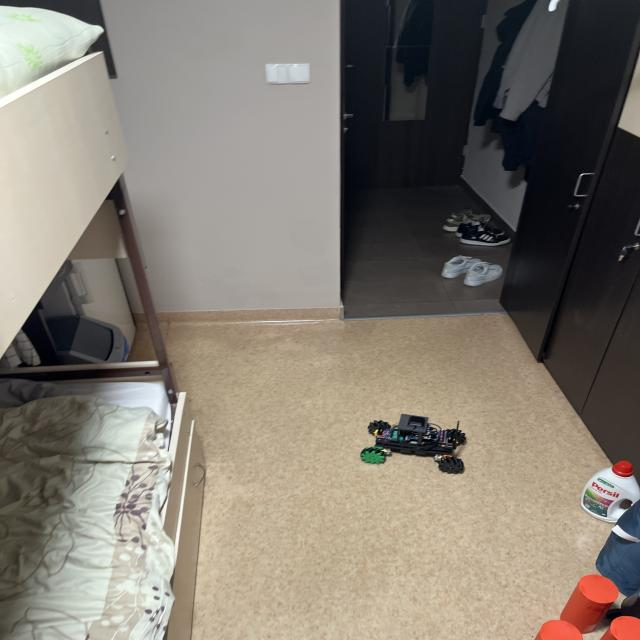
#> input picture dataset/valid/images/IMG_1254_JPG.rf.3e5d069b50a45684bfe88db34b2c5173.jpg, 640 x 640 px
$ python -i camera_to_bird_viev.py   (imports and definitions only)
#> lines starting #> are read from the running program, lines starting #| are printed output that depends on the picture; after the words box and inside, x2 and y2 are one past the last pixel; in counts of white or black regions, pixels touching at a corner belong together
#> further down, picture is the input picture: shape (640, 640, 3); mean B, G, R 113.4, 123.3, 130.2
import cv2
import numpy as np

def order_points(pts):
    pts = np.array(pts, dtype="float32")
    rect = np.zeros((4, 2), dtype="float32")

    s = pts.sum(axis=1)
    diff = np.diff(pts, axis=1)

    rect[0] = pts[np.argmin(s)]      # top-left
    rect[1] = pts[np.argmin(diff)]   # top-right
    rect[2] = pts[np.argmax(diff)]   # bottom-left
    rect[3] = pts[np.argmax(s)]      # bottom-right

    return rect

# [40 lines left out: function select_points, not called in this run]

def detect_floor_auto(image):
    gray = cv2.cvtColor(image, cv2.COLOR_BGR2GRAY)
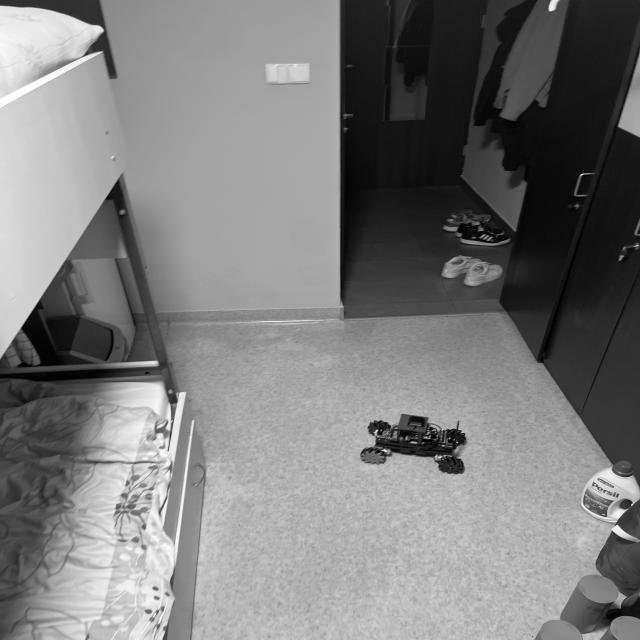
#> gray: shape (640, 640); min 0, max 255, mean 124.2
    blur = cv2.GaussianBlur(gray, (9, 9), 0)
    edged = cv2.Canny(blur, 50, 150)
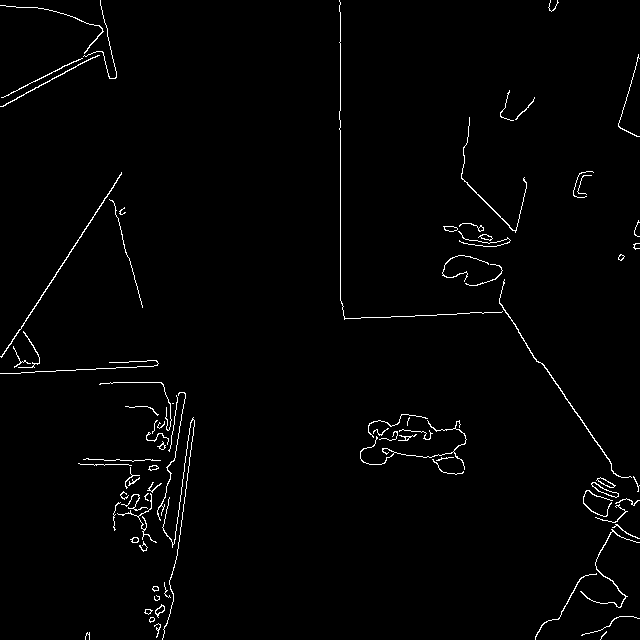
#> edged: shape (640, 640); 1.5% white in thin lines or dots

    contours, _ = cv2.findContours(edged, cv2.RETR_EXTERNAL, cv2.CHAIN_APPROX_SIMPLE)
#> contours = 79 contours, 53 with area under 20; largest, box (x1, y1, x2, y2) and area: (591, 482, 619, 498) 124, (0, 172, 122, 358) 116, (499, 279, 632, 478) 112, (596, 477, 616, 488) 75, (580, 529, 640, 608) 62

    if not contours:
        return None

    # Szukaj największego konturu
    contours = sorted(contours, key=cv2.contourArea, reverse=True)

    for contour in contours:
        epsilon = 0.02 * cv2.arcLength(contour, True)
        approx = cv2.approxPolyDP(contour, epsilon, True)

        if len(approx) == 4:
            pts = [tuple(pt[0]) for pt in approx]
            return order_points(pts)
#> this loop made 33 passes
#> (epsilon, s in order_points, diff in order_points) on pass 33: (1.24, [631, 634, 634, 635], [-437, -422, -396, -421])
#> epsilon on passes 1, 3, 4, 5, 6, 7: 1.39, 10.63, 0.966, 7.34, 0.733, 8.13

    return None

# [51 lines left out: functions warp_image, main, not called in this run]

# [2 lines not run here, left out]

>>> import cv2
>>> picture = cv2.imread('dataset/valid/images/IMG_1254_JPG.rf.3e5d069b50a45684bfe88db34b2c5173.jpg')
>>> result = detect_floor_auto(picture)
#> result = [[534, 97], [534, 97], [515, 119], [528, 107]]

$ run again, on dataset/valid/images/IMG_0086_JPG.rf.7d4bb816f178501603dfa123e765f4c4.jpg
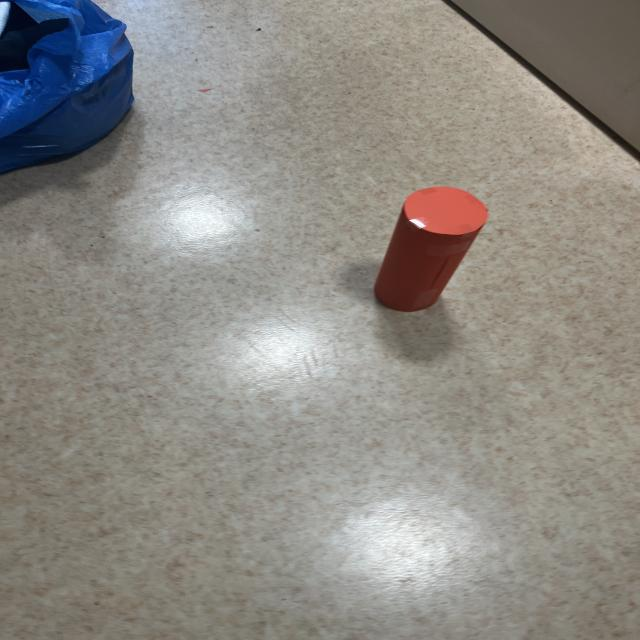
#> input picture dataset/valid/images/IMG_0086_JPG.rf.7d4bb816f178501603dfa123e765f4c4.jpg, 640 x 640 px
#> picture is the input picture: shape (640, 640, 3); mean B, G, R 132.7, 138.5, 141.6
#> in detect_floor_auto, `gray = cv2.cvtColor(image, cv2.COLOR_BGR2GRAY)`:
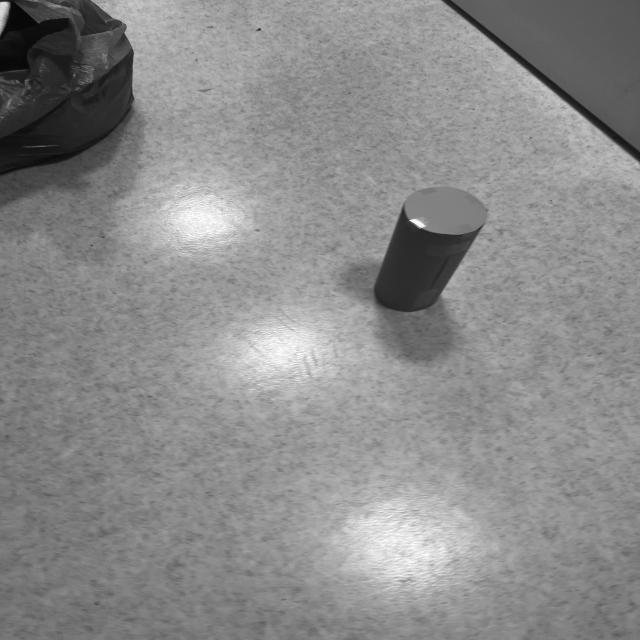
#> gray: shape (640, 640); min 2, max 255, mean 138.8
#> in detect_floor_auto, `edged = cv2.Canny(blur, 50, 150)`:
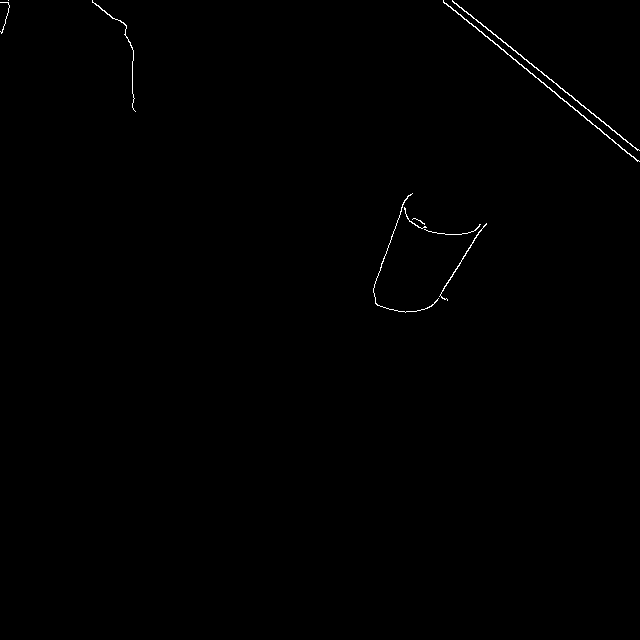
#> edged: shape (640, 640); 0.32% white in thin lines or dots, all inside (x1, y1, x2, y2) = (0, 0, 640, 313)
#> contours = 10 contours, 5 with area under 20; largest, box (x1, y1, x2, y2) and area: (443, 0, 640, 162) 154, (452, 0, 640, 151) 144, (439, 223, 487, 301) 42, (92, 0, 136, 112) 27, (373, 193, 439, 313) 24
#> the loop in detect_floor_auto, `for contour in contours:` made 4 passes
#> (epsilon, s in order_points, diff in order_points) on pass 4: (5.54, [92, 152, 246, 151], [-92, -100, -24, -101])
#> result = [[92, 0], [126, 25], [135, 111], [135, 111]]

$ run again, on dataset/valid/images/IMG_0124_JPG.rf.1521173fcb96d8bb6aa8c001dd40f01c.jpg
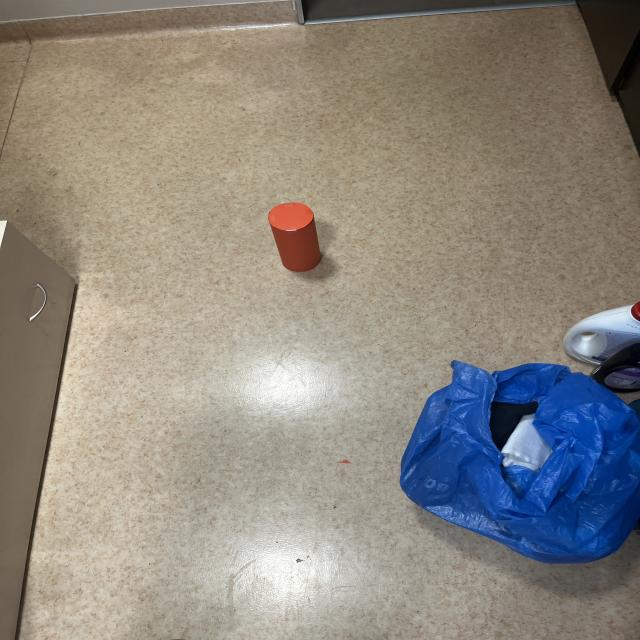
#> input picture dataset/valid/images/IMG_0124_JPG.rf.1521173fcb96d8bb6aa8c001dd40f01c.jpg, 640 x 640 px
#> picture is the input picture: shape (640, 640, 3); mean B, G, R 128.6, 136.8, 142.5
#> in detect_floor_auto, `gray = cv2.cvtColor(image, cv2.COLOR_BGR2GRAY)`:
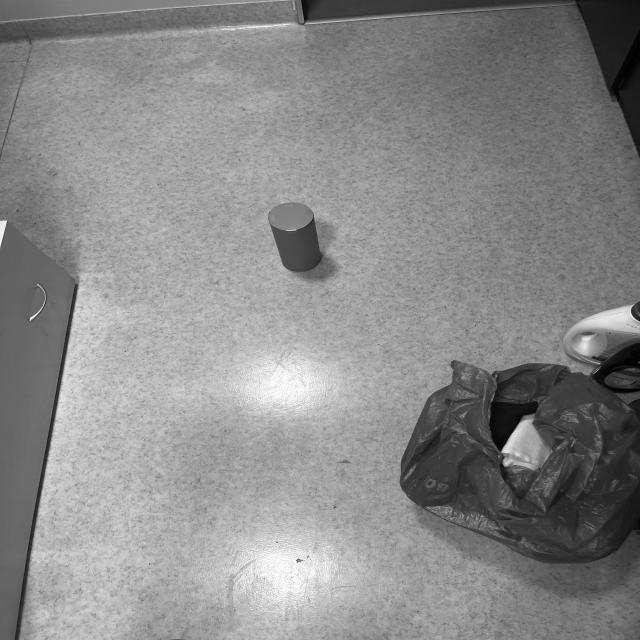
#> gray: shape (640, 640); min 0, max 255, mean 137.5
#> in detect_floor_auto, `edged = cv2.Canny(blur, 50, 150)`:
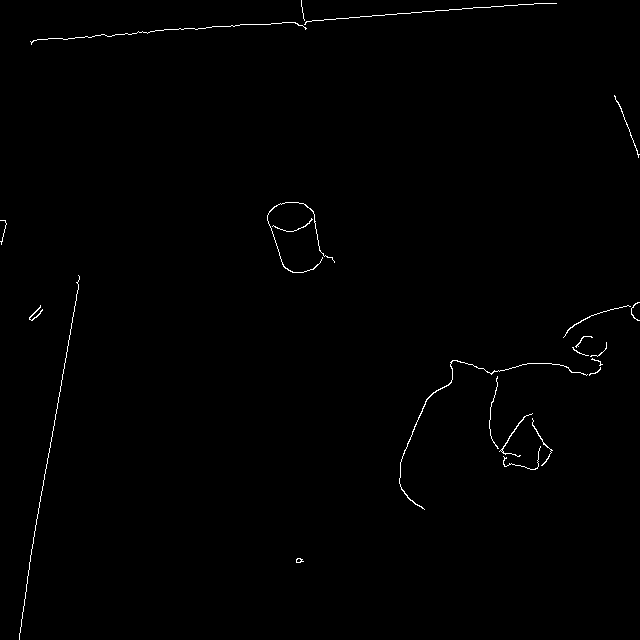
#> edged: shape (640, 640); 0.57% white in thin lines or dots
#> contours = 22 contours, 17 with area under 20; largest, box (x1, y1, x2, y2) and area: (399, 360, 588, 510) 70, (499, 413, 533, 457) 32, (267, 202, 335, 273) 30, (532, 418, 553, 466) 24, (29, 305, 43, 321) 21
#> the loop in detect_floor_auto, `for contour in contours:` made 12 passes
#> (epsilon, s in order_points, diff in order_points) on pass 12: (3.21, [873, 917, 946, 917], [-121, -61, -50, -61])
#> result = [[497, 376], [497, 376], [498, 448], [498, 448]]

$ run again, on dataset/valid/images/IMG_0131_JPG.rf.ec2898ff689ffd4ca65395a2a1afcc77.jpg
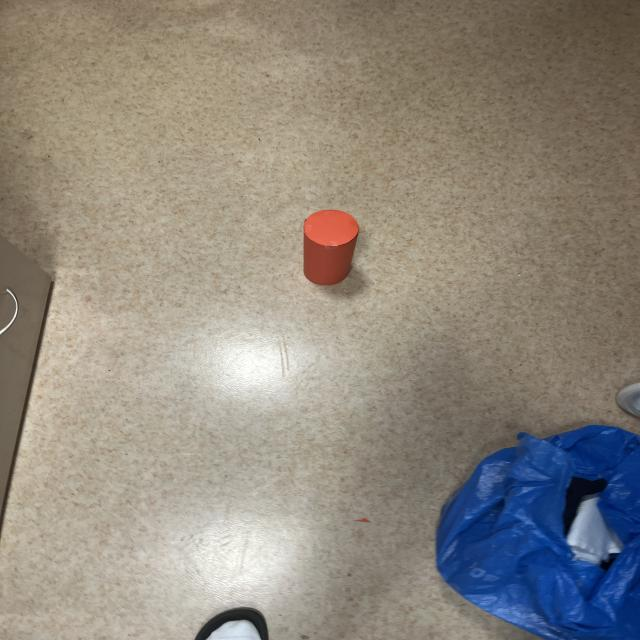
#> input picture dataset/valid/images/IMG_0131_JPG.rf.ec2898ff689ffd4ca65395a2a1afcc77.jpg, 640 x 640 px
#> picture is the input picture: shape (640, 640, 3); mean B, G, R 127.2, 137.1, 144.1
#> in detect_floor_auto, `gray = cv2.cvtColor(image, cv2.COLOR_BGR2GRAY)`:
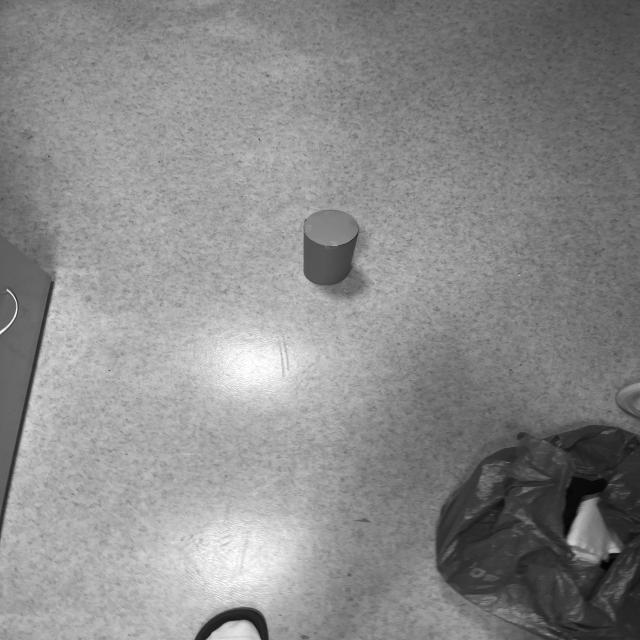
#> gray: shape (640, 640); min 1, max 255, mean 138.1
#> in detect_floor_auto, `edged = cv2.Canny(blur, 50, 150)`:
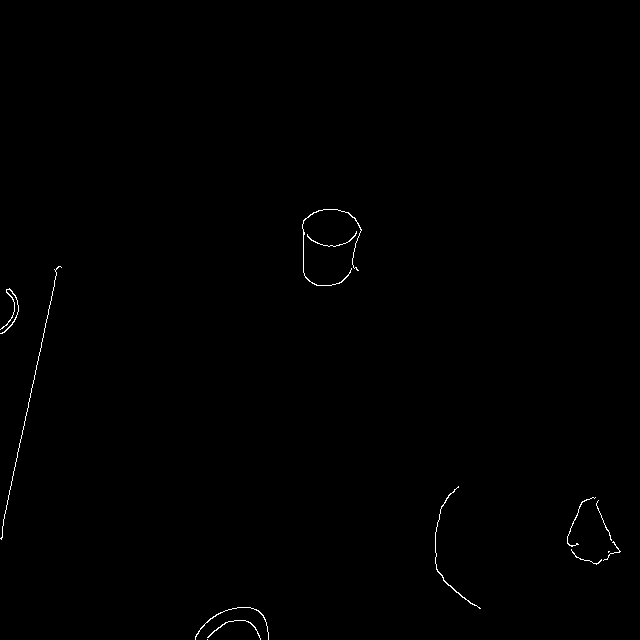
#> edged: shape (640, 640); 0.33% white in thin lines or dots, all inside (x1, y1, x2, y2) = (0, 209, 621, 640)
#> contours = 13 contours, 8 with area under 20; largest, box (x1, y1, x2, y2) and area: (435, 486, 481, 609) 44, (302, 209, 362, 286) 43, (0, 288, 19, 334) 35, (195, 607, 269, 640) 26, (207, 620, 261, 640) 24
#> the loop in detect_floor_auto, `for contour in contours:` made 10 passes
#> (epsilon, s in order_points, diff in order_points) on pass 10: (1.88, [1098, 1101, 1151, 1101], [-98, -91, -71, -91])
#> result = [[598, 500], [598, 500], [611, 540], [611, 540]]
